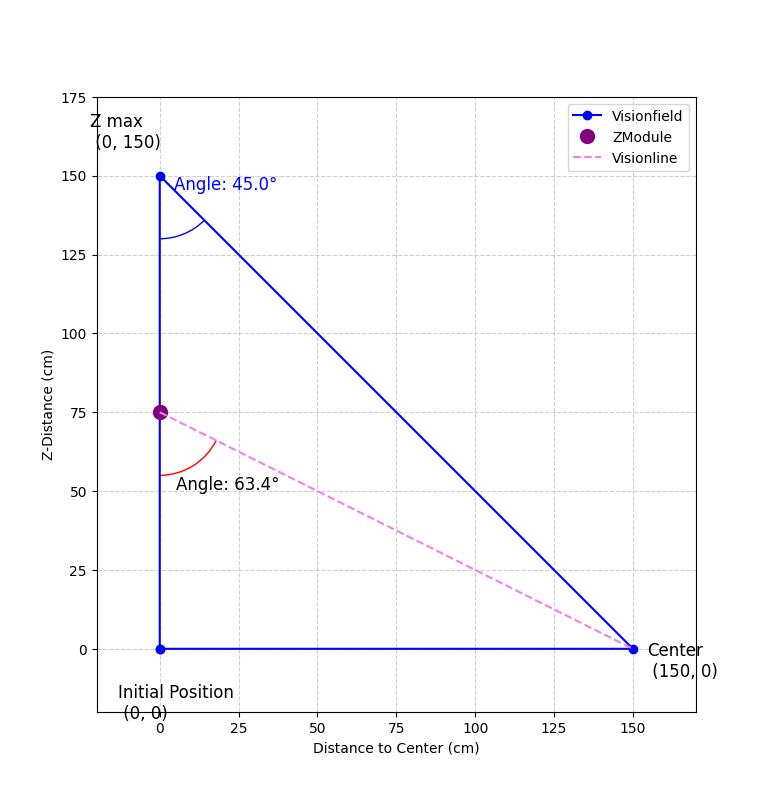

Here is the Python script that generated this plot:
import math
import matplotlib.pyplot as plt
from matplotlib.animation import FuncAnimation, PillowWriter
import matplotlib.patches as patches
import os

# Flag to toggle the animation: 1 = Animation on, 0 = static image
animate_flag = 0  # Change this value to 0 to disable the animation

# Define points
P = (0, 0)
C = (150, 0)
M = (0, 150)

# Calculate the angle at Z max (M)
# Angle from M towards Center
ray_to_C_rad_M = math.atan2(0 - M[1], C[0])
ray_to_C_deg_M = math.degrees(ray_to_C_rad_M)
internal_angle_M = ray_to_C_deg_M - (-90)

# Setup for the plot
fig, ax = plt.subplots(figsize=(8, 8))

# Static element (blue triangle as the Visionfield)
x_values1 = [P[0], M[0], C[0], P[0]]
y_values1 = [P[1], M[1], C[1], P[1]]
ax.plot(x_values1, y_values1, marker='o', color='blue', label='Visionfield')

# Annotations for the static points
ax.annotate('Initial Position\n (0, 0)', xy=P, xytext=(-30, -50), textcoords='offset points', fontsize=12)
ax.annotate('Z max\n (0, 150)', xy=M, xytext=(-50, 20), textcoords='offset points', fontsize=12)
ax.annotate('Center\n (150, 0)', xy=C, xytext=(10, -20), textcoords='offset points', fontsize=12)

# New annotation for the angle at Z max (M) in blue
ax.annotate(f'Angle: {internal_angle_M:.1f}°', xy=M, xytext=(10, -10),
            textcoords='offset points', fontsize=12, color='blue')

# Arc at Z max (M) in blue
arc_M = patches.Arc(M, 40, 40, angle=0, theta1=-90, theta2=ray_to_C_deg_M, color='blue')
ax.add_patch(arc_M)

# Dynamic elements (purple ZModule point and the connecting line Visionline)
zmodule_point, = ax.plot([0], [0], 'o', markersize=10, color='purple', label='ZModule')
vision_line, = ax.plot([0, C[0]], [0, C[1]], linestyle='--', color='violet', label='Visionline')

# Text object to display the angle (positioned in data coordinates)
angle_text = ax.text(5, 0, '', fontsize=12, verticalalignment='top')

# Angle arc (starting at 0, will be updated in the function)
arc = patches.Arc((0, 0), 40, 40, angle=0, theta1=0, theta2=0, color='red')
ax.add_patch(arc)

# Axis settings
ax.set_xlim(-20, 170)
ax.set_ylim(-20, 175)
ax.set_aspect('equal')
ax.grid(True, linestyle='--', alpha=0.6)

def update(frame):
    # ZModule moves vertically from 0 to 150
    y_pos = 150 * abs(math.sin(frame * 0.1))
    zmodule_point.set_data([0], [y_pos])
    vision_line.set_data([0, C[0]], [y_pos, C[1]])
    
    # Calculate the angle from the ZModule point to the Center
    ray_to_C_rad = math.atan2(0 - y_pos, C[0])
    ray_to_C_deg = math.degrees(ray_to_C_rad)
    
    # The inner triangle angle at the ZModule point:
    internal_angle = ray_to_C_deg - (-90)
    
    # Update the text
    angle_text.set_text(f"Angle: {internal_angle:.1f}°")
    angle_text.set_position((5, y_pos - 20))
    
    # Update the angle arc
    arc.center = (0, y_pos)
    arc.theta1 = -90
    arc.theta2 = ray_to_C_deg

    return zmodule_point, vision_line, angle_text, arc

if animate_flag:
    # Create animation when animate_flag == 1
    ani = FuncAnimation(
        fig,
        update,
        frames=range(0, 63),  # roughly 10 seconds at 200ms per frame
        interval=200,
        blit=False
    )
    
    folder = os.path.dirname(os.path.abspath(__file__))
    output_path = os.path.join(folder, "Triangle_center.gif")
    writer = PillowWriter(fps=1)  # 1 frame per second for GIF export
    ani.save(output_path, writer=writer)
else:
    # Static image: ZModule at fixed height (0, 75)
    y_pos = 75
    zmodule_point.set_data([0], [y_pos])
    vision_line.set_data([0, C[0]], [y_pos, C[1]])
    
    # Calculate the angle from the ZModule point to the Center
    ray_to_C_rad = math.atan2(0 - y_pos, C[0])
    ray_to_C_deg = math.degrees(ray_to_C_rad)
    internal_angle = ray_to_C_deg - (-90)
    
    angle_text.set_text(f"Angle: {internal_angle:.1f}°")
    angle_text.set_position((5, y_pos - 20))
    
    arc.center = (0, y_pos)
    arc.theta1 = -90
    arc.theta2 = ray_to_C_deg

plt.xlabel('Distance to Center (cm)')
plt.ylabel('Z-Distance (cm)')
plt.legend(loc='upper right')
plt.show()
